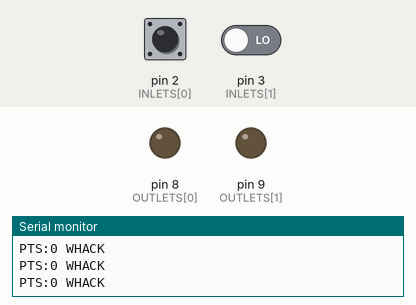
A sketch run on a simulated Arduino Uno, built with avr-gcc and run on an emulated ATmega328P. Parts: output pins drawn as LEDs (lit = HIGH), the last lines printed to the serial monitor. Dashed ring = blinking. The inputs (shaded band) are chosen by the test bench; at power-on: pin 2 (INLETS[0]) LOW, pin 3 (INLETS[1]) LOW. Random numbers use the default seed unless the sketch sets one.

Above: at 0.1 s.
2.5 s: pin 2 (INLETS[0]) driven HIGH
5.5 s: pin 2 (INLETS[0]) driven LOW
At 6.2 s:
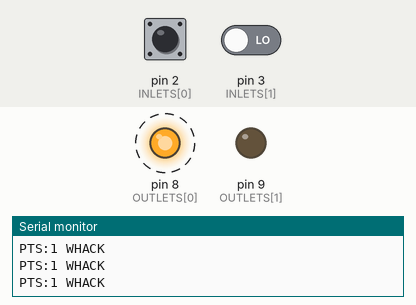
At 8.38 s:
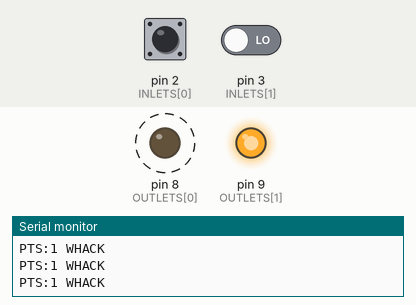
8.5 s: pin 2 (INLETS[0]) driven HIGH and pin 3 (INLETS[1]) driven HIGH
11.5 s: pin 3 (INLETS[1]) driven LOW
At 14.4 s:
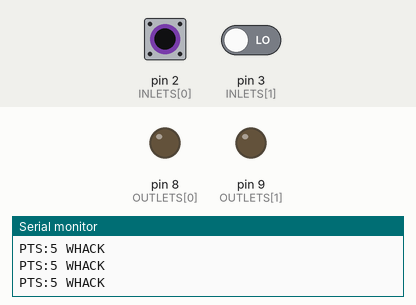
14.5 s: pin 2 (INLETS[0]) pulsed LOW 5 times (0.12 s each, 0.3 s apart)
Timing chart, 0 to 20.0 s (numbered marks = the images above; inputs shaded):
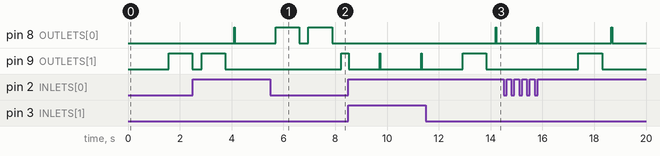

Measured:
- after the input at 5.5 s, pin 9 (OUTLETS[1]): LOW → HIGH after 2.7 s
- after the input at 11.5 s, pin 8 (OUTLETS[0]): LOW → HIGH after 2.7 s, → LOW 0.03 s later
- by itself, pin 8 (OUTLETS[0]): alternates HIGH for 0.91 s and LOW for 0.35 s

The sketch:

whack.ino
```cpp
/* GAME STUFF */
const int INLETS[] = { 2, 3 };
const int OUTLETS[] = { 8, 9 };
const int NO_MOLES = 2;
int POINTS = 0;

/* HARDWARE STUFF */
unsigned long ACC_TIME = 0;
const unsigned long CLOCK_STEP = 300;
const int CLOCK_TICKS = 4;
int CLOCK_TICK = 0;

void tick_clock(unsigned long time_ellapsed)
{
    ACC_TIME += time_ellapsed;
    if (ACC_TIME >= CLOCK_STEP)
    {
        CLOCK_TICK = (CLOCK_TICK + 1) % CLOCK_TICKS;
        ACC_TIME = 0;
    }
}

bool button_pressed(int button)
{
    bool pressed = false;

    if (digitalRead(button) == HIGH) {
        delay(10);
        pressed = true;
    }

    return pressed;
}

/* MOLE STUFF */
bool ALIVE = false;
bool SHOULD_SHOW = false;
int CURRENT_MOLE = 0;

int choose_mole(int no_moles)
{
    return (int) random(0, no_moles);
}

void try_to_kill()
{
    if (button_pressed(INLETS[CURRENT_MOLE])) {
        ALIVE = false;
        POINTS++;
    }
}

void show_mole()
{
    if (ALIVE) {
        digitalWrite(OUTLETS[CURRENT_MOLE], HIGH);
        delay(10);
        try_to_kill();
    }
    else {
        digitalWrite(OUTLETS[CURRENT_MOLE], LOW);
    }
}

void hide_mole()
{
    int i;

    for (i = 0; i < NO_MOLES; ++i)
    {
        digitalWrite(OUTLETS[i], LOW);
    }

    CURRENT_MOLE = choose_mole(NO_MOLES);
    ALIVE = true;
}

/* INFO PROCEDURES */
void display_info()
{
    Serial.print("PTS:");
    Serial.print(POINTS);
    // Serial.print(" CLK:");
    // Serial.print(CLOCK_TICK);
    Serial.println(" WHACK");
}

/* MAIN PROCEDURES */
void setup()
{
    int i;

    for (i = 0; i < NO_MOLES; ++i)
    {
        pinMode(INLETS[i], INPUT);
        pinMode(OUTLETS[i], OUTPUT);
    }

    POINTS = 0;
    ACC_TIME = 0;
    Serial.begin(9600);
}

void loop()
{
    unsigned long now = millis();

    switch (CLOCK_TICK) {
        case 0:
        case 1:
        case 2:
            show_mole();
            break;

        case 3:
            hide_mole();
            break;

    }

    delay(10);
    tick_clock(millis() - now);
    display_info();
}
```
